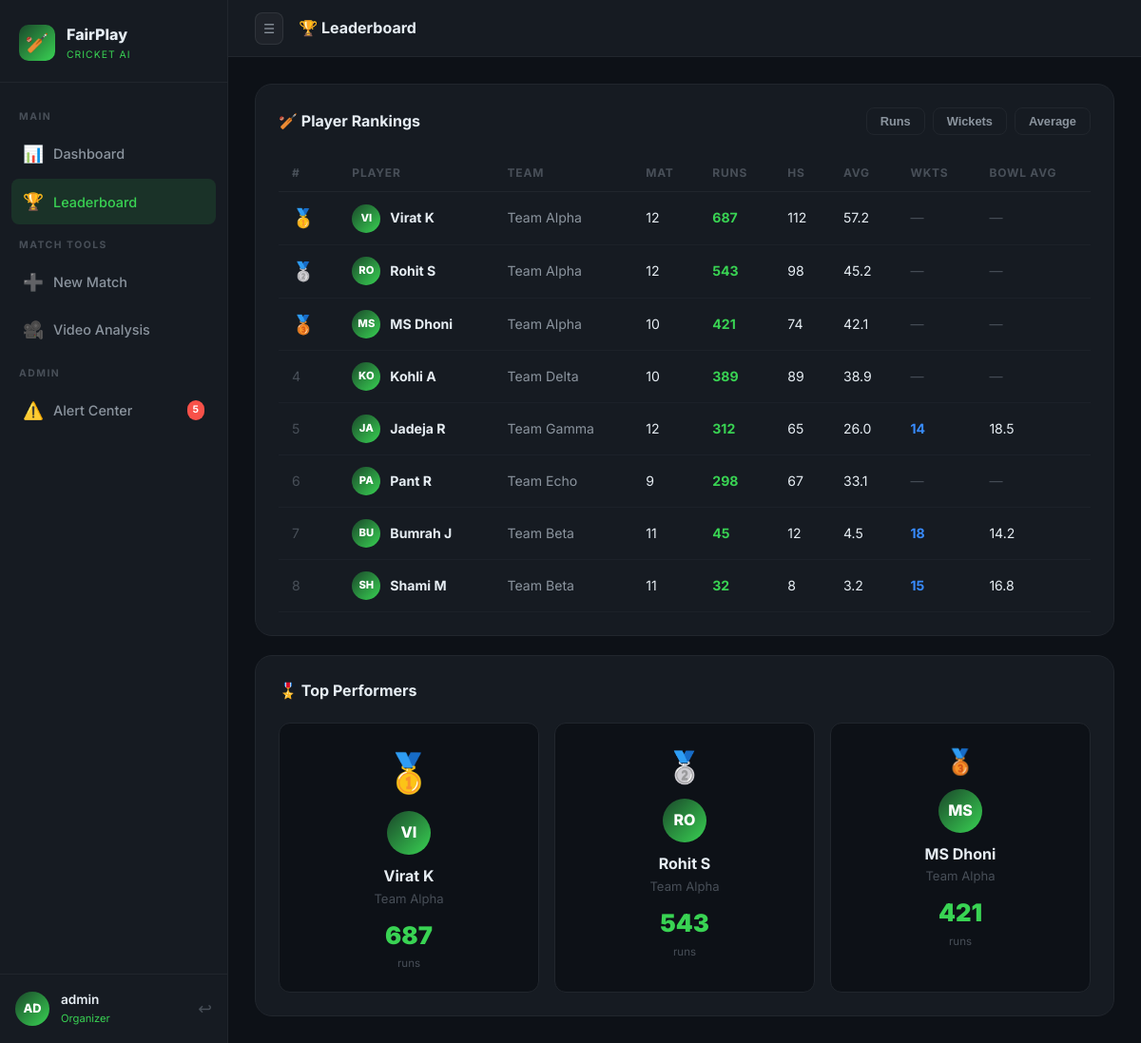
/leaderboard (signed in), run on the app's committed database.
### tables this page shows
CREATE TABLE player_stats (
            id INTEGER PRIMARY KEY AUTOINCREMENT,
            user_id INTEGER,
            player_name TEXT NOT NULL,
            team TEXT,
            matches_played INTEGER DEFAULT 0,
            total_runs INTEGER DEFAULT 0,
            total_wickets INTEGER DEFAULT 0,
            highest_score INTEGER DEFAULT 0,
            batting_avg REAL DEFAULT 0.0,
            bowling_avg REAL DEFAULT 0.0,
            updated_at TEXT DEFAULT CURRENT_TIMESTAMP
        );

### app.py (the view)
@app.route('/leaderboard')
@login_required
def leaderboard():
    conn = get_db()
    players = conn.execute(
        'SELECT * FROM player_stats ORDER BY total_runs DESC'
    ).fetchall()
    conn.close()
    return render_template('leaderboard.html', players=players)

### app.py (called while the page is built)
def login_required(f):
    @wraps(f)
    def decorated(*args, **kwargs):
        if 'user_id' not in session:
            return redirect(url_for('login'))
        return f(*args, **kwargs)
    return decorated

### database.py (called while the page is built)
def get_db():
    conn = sqlite3.connect(DB_PATH)
    conn.row_factory = sqlite3.Row
    return conn

### templates/leaderboard.html (shortened to what this page needs)
{% extends "base.html" %}
{% block topbar_title %}🏆 Leaderboard{% endblock %}
{% block content %}
<div class="card" style="margin-bottom:20px;">
  <div class="card-header">
    <span class="card-title">🏏 Player Rankings</span>
    <div style="display:flex;gap:8px;">
      <button class="btn btn-sm btn-outline sort-btn active" data-sort="total_runs">Runs</button>
      <button class="btn btn-sm btn-outline sort-btn" data-sort="total_wickets">Wickets</button>
      <button class="btn btn-sm btn-outline sort-btn" data-sort="batting_avg">Average</button>
    </div>
  </div>
  <div class="table-wrap">
    <table id="leaderboard-table">
      <thead>
        <tr>
          <th>#</th>
          <th>Player</th>
          <th>Team</th>
          <th>Mat</th>
          <th>Runs</th>
          <th>HS</th>
          <th>Avg</th>
          <th>Wkts</th>
          <th>Bowl Avg</th>
        </tr>
      </thead>
      <tbody>
        {% for p in players %}
        <tr>
          <td>
            {% if loop.index == 1 %}<span class="rank-1" style="font-size:1.2rem;">🥇</span>
            {% elif loop.index == 2 %}<span class="rank-2" style="font-size:1.2rem;">🥈</span>
            {% elif loop.index == 3 %}<span class="rank-3" style="font-size:1.2rem;">🥉</span>
            {% else %}<span class="text-muted">{{ loop.index }}</span>{% endif %}
          </td>
          <td>
            <div style="display:flex;align-items:center;gap:10px;">
              <div class="avatar" style="width:30px;height:30px;font-size:0.7rem;">{{ p.player_name[:2]|upper }}</div>
              <strong>{{ p.player_name }}</strong>
            </div>
          </td>
          <td><span class="text-secondary">{{ p.team }}</span></td>
          <td>{{ p.matches_played }}</td>
          <td><strong style="color:var(--green-accent);">{{ p.total_runs }}</strong></td>
          <td>{{ p.highest_score }}</td>
          <td>{{ "%.1f"|format(p.batting_avg) }}</td>
          <td>{% if p.total_wickets > 0 %}<strong style="color:var(--blue);">{{ p.total_wickets }}</strong>{% else %}<span class="text-muted">—</span>{% endif %}</td>
          <td>{% if p.bowling_avg > 0 %}{{ "%.1f"|format(p.bowling_avg) }}{% else %}<span class="text-muted">—</span>{% endif %}</td>
        </tr>
        {% endfor %}
      </tbody>
    </table>
  </div>
</div>
<div class="card">
  <div class="card-header"><span class="card-title">🎖️ Top Performers</span></div>
  <div style="display:flex;gap:16px;flex-wrap:wrap;">
    {% for p in players[:3] %}
    <div style="flex:1;min-width:160px;text-align:center;padding:20px;border-radius:12px;background:var(--dark-bg);border:1px solid var(--dark-border);">
      <div style="font-size:{% if loop.index==1 %}2.5rem{% elif loop.index==2 %}2rem{% else %}1.6rem{% endif %};margin-bottom:8px;">
        {% if loop.index==1 %}🥇{% elif loop.index==2 %}🥈{% else %}🥉{% endif %}
      </div>
      <div class="avatar" style="margin:0 auto 10px;width:46px;height:46px;font-size:1rem;">{{ p.player_name[:2]|upper }}</div>
      <div style="font-weight:700;">{{ p.player_name }}</div>
      <div class="text-sm text-muted">{{ p.team }}</div>
      <div style="font-size:1.6rem;font-weight:900;color:var(--green-accent);margin-top:8px;">{{ p.total_runs }}</div>
      <div class="text-xs text-muted">runs</div>
    </div>
    {% endfor %}
  </div>
</div>
{% endblock %}

### static/css/styles.css (style rules this page uses)
:root { --green-dark: #0d2818; --green-mid: #1a472a; --green-accent: #39d353; --green-light: #56f07a; --dark-bg: #0d1117; --dark-card: #161b22; --dark-border: #21262d; --dark-hover: #1c2128; --text-primary: #e6edf3; --text-secondary: #8b949e; --text-muted: #484f58; --glass: rgba(255, 255, 255, 0.04); --glass-border: rgba(255, 255, 255, 0.08); --red: #f85149; --orange: #d29922; --blue: #388bfd; --radius: 12px; --radius-lg: 18px; --shadow: 0 8px 32px rgba(0,0,0,0.4); --shadow-card: 0 4px 16px rgba(0,0,0,0.3); }
*, *::before, *::after { box-sizing: border-box; margin: 0; padding: 0; }
body { font-family: 'Inter', 'Segoe UI', sans-serif; background: var(--dark-bg); color: var(--text-primary); min-height: 100vh; line-height: 1.6; overflow-x: hidden; }
.avatar { width: 36px; height: 36px; background: linear-gradient(135deg, var(--green-mid), var(--green-accent)); border-radius: 50%; display: flex; align-items: center; justify-content: center; font-size: 0.8rem; font-weight: 800; color: #fff; flex-shrink: 0; }
.card { background: var(--dark-card); border: 1px solid var(--dark-border); border-radius: var(--radius-lg); padding: 24px; transition: border-color .2s; }
.card-header { display: flex; align-items: center; justify-content: space-between; margin-bottom: 20px; }
.card-title { font-size: 1rem; font-weight: 700; }
.table-wrap { overflow-x: auto; }
table { width: 100%; border-collapse: collapse; }
thead th { padding: 10px 14px; font-size: 0.75rem; font-weight: 700; color: var(--text-muted); text-transform: uppercase; letter-spacing: 0.8px; text-align: left; border-bottom: 1px solid var(--dark-border); }
tbody td { padding: 12px 14px; font-size: 0.88rem; border-bottom: 1px solid rgba(33,38,45,0.6); vertical-align: middle; }
tbody tr { transition: background .15s; }
.btn { display: inline-flex; align-items: center; justify-content: center; gap: 8px; padding: 10px 20px; border-radius: 8px; font-size: 0.88rem; font-weight: 600; cursor: pointer; border: none; transition: all .2s; white-space: nowrap; }
.btn-outline { background: transparent; border: 1px solid var(--dark-border); color: var(--text-secondary); }
.btn-sm { padding: 6px 14px; font-size: 0.8rem; }
.rank-1 { color: #ffd700; }
.rank-2 { color: #c0c0c0; }
.rank-3 { color: #cd7f32; }
.text-muted { color: var(--text-muted); }
.text-secondary { color: var(--text-secondary); }
.text-sm { font-size: 0.82rem; }
.text-xs { font-size: 0.72rem; }

### data on the page
player_stats: player_name "VI", player_name "Virat K", team "Team Alpha", matches_played "12", total_runs "687", highest_score "112", batting_avg "57.2"
player_stats: player_name "RO", player_name "Rohit S", team "Team Alpha", matches_played "12", total_runs "543", highest_score "98", batting_avg "45.2"
player_stats: player_name "MS", player_name "MS Dhoni", team "Team Alpha", matches_played "10", total_runs "421", highest_score "74", batting_avg "42.1"
player_stats: player_name "KO", player_name "Kohli A", team "Team Delta", matches_played "10", total_runs "389", highest_score "89", batting_avg "38.9"
player_stats: player_name "JA", player_name "Jadeja R", team "Team Gamma", matches_played "12", total_runs "312", highest_score "65", batting_avg "26.0", total_wickets "14", bowling_avg "18.5"
player_stats: player_name "PA", player_name "Pant R", team "Team Echo", matches_played "9", total_runs "298", highest_score "67", batting_avg "33.1"
player_stats: player_name "BU", player_name "Bumrah J", team "Team Beta", matches_played "11", total_runs "45", highest_score "12", batting_avg "4.5", total_wickets "18", bowling_avg "14.2"
player_stats: player_name "SH", player_name "Shami M", team "Team Beta", matches_played "11", total_runs "32", highest_score "8", batting_avg "3.2", total_wickets "15", bowling_avg "16.8"

### other printed values
{{ session.avatar or '??' }} "AD"
{{ session.username or 'Guest' }} "admin"
{{ session.role or 'player' }} "Organizer"
